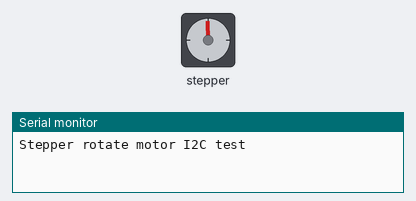
A sketch run on a simulated Arduino Uno, built for the host (arithmetic inside an expression is 32-bit, double 64-bit). Shown: stepper motor, the last lines printed to the serial monitor. Stepper angles assume 1420 steps per turn.

Above: at 0.1 s.
At 11.0 s:
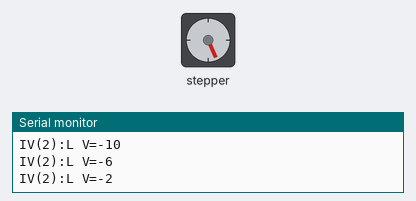
At 21.95 s:
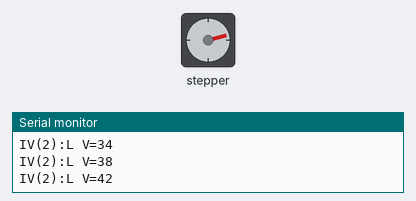
At 33.0 s:
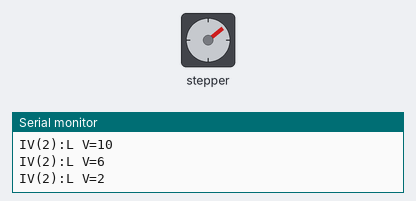
Timing chart, 0 to 40.0 s (numbered marks = the images above):
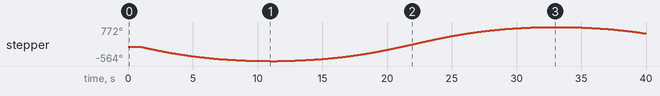

The sketch:

38-MotorStepperRotateI2C.ino
```cpp
// (licence header left out)
#define LOG
#define LOG_LOOP
#include <Easy.h>

//*****************************************************************
// Parameter Motor
#define STEPPER_NR 2

// Stepper motor:  28BYJ-48
//#define STEPS_PER_ROTATION 32
//#define GEAR_RATIO 64

// Stepper motor:  Moons PG22L71.7
#define STEPS_PER_ROTATION 20
#define GEAR_RATIO 71.1

#define MAX_CYCLES_PER_SECOND 1000

#define MOTOR_SPEED_STEPWIDTH 4
#define STEPWIDTH_MSEC 1000

void setup()
{
    //((*** Initialize: Configure your sketch here....
#ifdef LOG
  GetLog()->printf("Stepper rotate motor I2C test ");
#endif

  // Create actuator stepper motor
  MotorStepperRotateI2C* motor = new MotorStepperRotateI2C(STEPPER_NR, STEPS_PER_ROTATION, GEAR_RATIO, MAX_CYCLES_PER_SECOND, ssSingle);

  IteratorValue* iteratorValue = new IteratorValue(-motor->getMaxSpeed(), motor->getMaxSpeed(), MOTOR_SPEED_STEPWIDTH, STEPWIDTH_MSEC, cmMin2Max2Min);
  Relation1to1* relationServoOff = new Relation1to1(NULL, motor, iteratorValue);
// ***))

  // Initialize control
  ControlManagerFactory::GetControlManager()->Setup();
}

//*****************************************************************
void loop() {
  //*** Run: No additional code is required

#ifdef LOG_LOOP_DEBUG
  GetLog()->println("Loop");
#endif

  ControlManagerFactory::GetControlManager()->Loop();

  delay(5);
}
```
